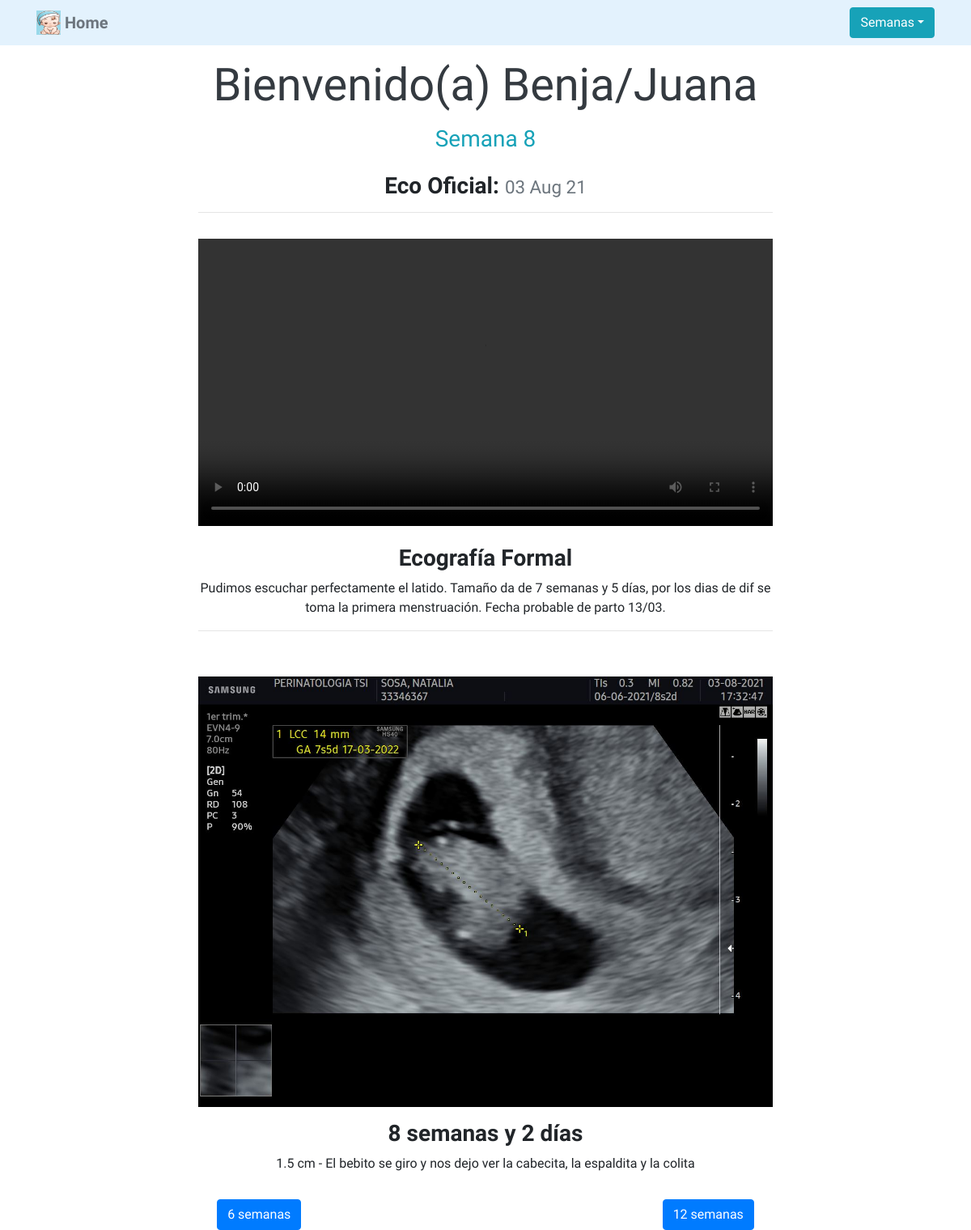
Screenshot of /semana8/ with the database file from the repository.
### benja/models.py (models this page shows, shortened)
class Video(models.Model):
    title = models.CharField(max_length=100) # Charfield, A string field, for small- to large-sized strings.
    description = models.CharField(max_length=250)
    video = models.FileField(upload_to='benja/videos/') # Field para imagenes
    week = models.CharField(max_length=100)
    fecha = models.DateField()

class Foto(models.Model):
    title = models.CharField(max_length=100) # Charfield, A string field, for small- to large-sized strings.
    description = models.CharField(max_length=250)
    image = models.ImageField(upload_to='benja/images/') # Field para imagenes
    week = models.CharField(max_length=100)
    fecha = models.DateField()

### benja/views.py (the view)
# urls.py: path('semana8/', views.semana8, name="semana8"),
def semana8(request):
    if request.method == "GET":
        fecha = datetime.date(2021,8,3)
        fotos = Foto.objects.filter(week="semana 8")
        videos = Video.objects.filter(week="semana 8")
        return render(request, 'benja/8semanas.html', {'fotos':fotos, 'fecha':fecha, 'videos':videos})

### benja/templates/benja/8semanas.html (shortened to what this page needs)
{% extends 'benja/base.html' %}
{% load static %}
{% block content %}
<div class="container-fluid">
  <div class="d-flex justify-content-center my-3">
    <div class="col-md-8 text-center">
    <h1 class="display-4 text-dark">Bienvenido(a) Benja/Juana</h1>
    <h3 class="mt-3 text-info">Semana 8</h3>
  </div>
</div>
<div class="container-fluid">
  <div class="d-flex justify-content-center mb-3">
    <div class="col-md-8 text-center">
      <h3 class="font-weight-bold">Eco Oficial:
        <small class="text-muted">{{ fecha|date:'d M y' }}</small>
      </h3>
      <hr>
    </div>
  </div>
</div>
<div class="container-fluid">
  <div class="d-flex justify-content-center mb-3">
    <div class="col-md-8 text-center">
    {% for video in videos %}
    <video class="img-fluid" controls width="800" height="500">
      <source src="https://github.com/camposleyba/django3-Benja/blob/master/media/benja/videos/WhatsApp_Video_2021-08-03_at_19.59.37.mp4?raw=true" type='video/mp4'></source>
    </video>
      <h3 class="font-weight-bold mt-3">{{ video.title }}</h3>
      <p>{{ video.description }}</p>
    {% endfor %}
    <hr>
    </div>
  </div>
</div>
<div class="container-fluid">
  <div class="d-flex justify-content-center mb-3">
    <div class="col-md-8 text-center">
  <br>
  {% for foto in fotos %}
  <img src="{{ foto.image.url }}" class="img-fluid" width="800" height="500">
    <h3 class="font-weight-bold mt-3">{{ foto.title }}</h3>
    <p>{{ foto.description }}</p>
    {% endfor %}
    </div>
  </div>
  <div class="d-flex justify-content-around">
    <form method="GET" action="{% url 'semana6' %}">
      <button class="btn btn-primary" type="submit">6 semanas</button>
    </form>
    <form method="GET" action="{% url 'semana12' %}">
      <button class="btn btn-primary" type="submit">12 semanas</button>
    </form>
  </div>
</div>
{% endblock %}

### benja/static/benja/custom.css (style rules this page uses)
body { font-family: 'Klee One', cursive; }

### rows the page displays
Video: title "Ecografía Formal", description "Pudimos escuchar perfectamente el latido. Tamaño da de 7 semanas y 5 días, por los dias de dif se toma la primera menstruación. Fecha probable de parto 13/03."
Foto: image (picture), title "8 semanas y 2 días", description "1.5 cm - El bebito se giro y nos dejo ver la cabecita, la espaldita y la colita"

### other values shown
{{ fecha|date:'d M y' }} "03 Aug 21"
